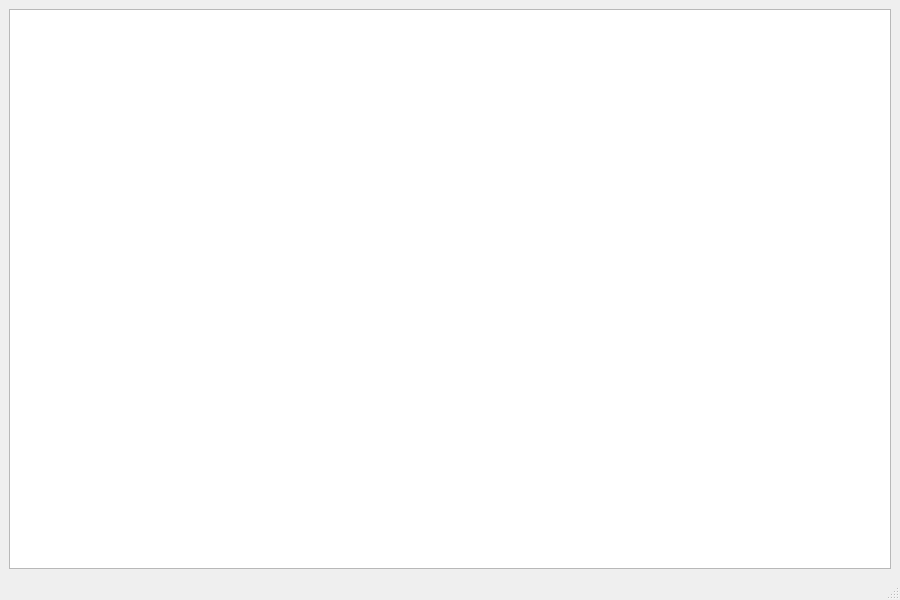
<?xml version="1.0" encoding="UTF-8"?>
<ui version="4.0">
 <class>MainWindow</class>
 <widget class="QMainWindow" name="MainWindow">
  <property name="geometry">
   <rect>
    <x>0</x>
    <y>0</y>
    <width>900</width>
    <height>600</height>
   </rect>
  </property>
  <property name="windowTitle">
   <string>Выбор файлов и папок</string>
  </property>
  <widget class="QWidget" name="centralwidget">
   <layout class="QVBoxLayout" name="verticalLayout">
    <item>
     <widget class="QTreeView" name="treeView">
      <property name="sizePolicy">
       <sizepolicy hsizetype="Minimum" vsizetype="Preferred">
        <horstretch>0</horstretch>
        <verstretch>0</verstretch>
       </sizepolicy>
      </property>
      <property name="baseSize">
       <size>
        <width>300</width>
        <height>200</height>
       </size>
      </property>
      <property name="alternatingRowColors">
       <bool>true</bool>
      </property>
      <property name="sortingEnabled">
       <bool>true</bool>
      </property>
     </widget>
    </item>
   </layout>
  </widget>
  <widget class="QStatusBar" name="statusbar"/>
 </widget>
 <resources/>
 <connections/>
</ui>
